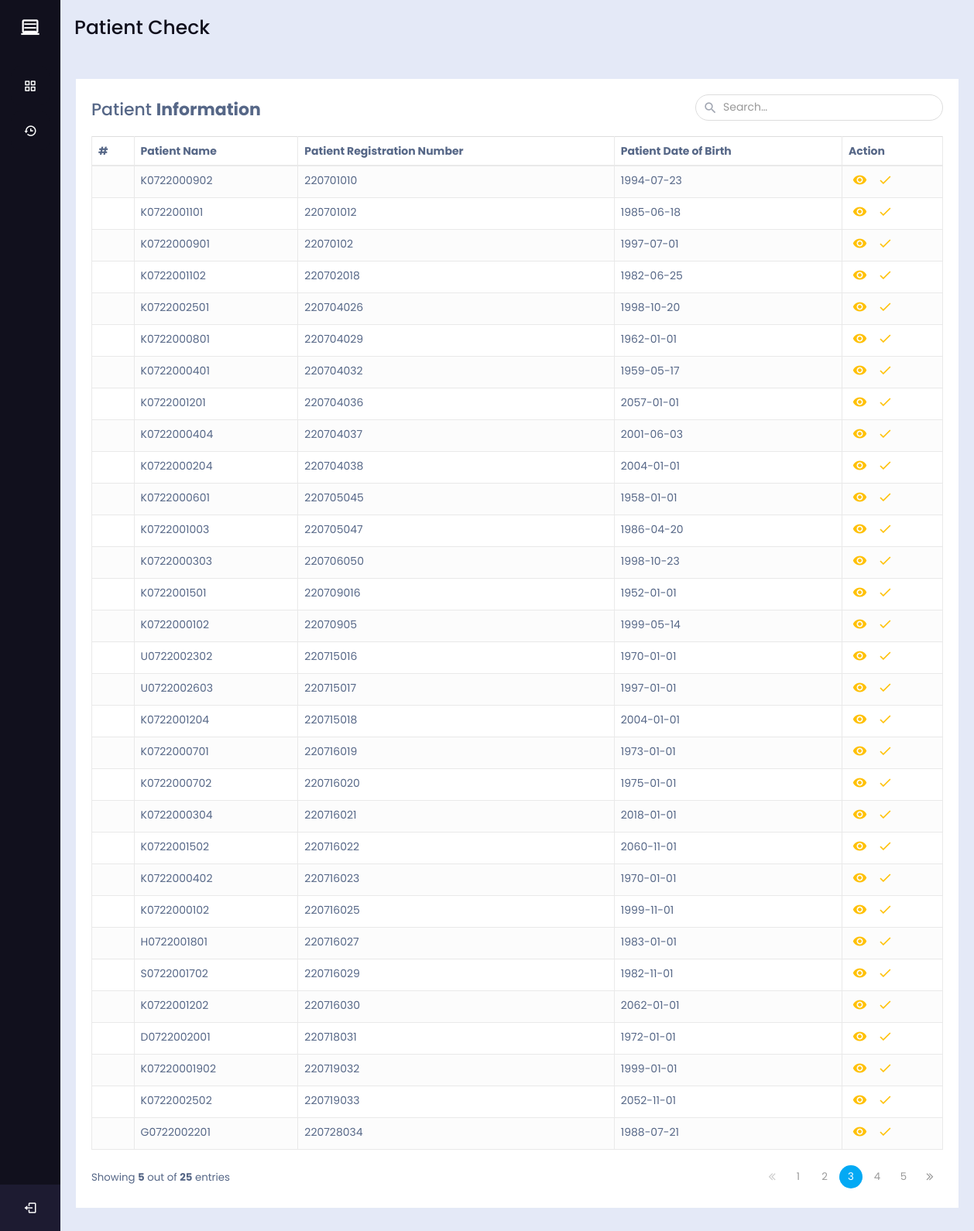
Screenshot of /doc_form.php with the database file from the repository.
### tables this page shows
CREATE TABLE `patient_registration` (
  `ID` int(100) NOT NULL,
  `Date_of_Enrollment` date NOT NULL,
  `name` varchar(50) NOT NULL,
  `per_reg` varchar(100) NOT NULL,
  `pat_ticket_id` varchar(50) NOT NULL,
  `rel_cwe` varchar(50) NOT NULL,
  `gender` varchar(50) NOT NULL,
  `dob` date NOT NULL,
  `edu` varchar(50) NOT NULL,
  `prof` varchar(50) NOT NULL,
  `mar_stat` varchar(50) NOT NULL,
  `height` varchar(50) NOT NULL,
  `weight` varchar(50) NOT NULL,
  `temp` varchar(50) NOT NULL,
  `pulse` varchar(50) NOT NULL,
  `s_bp` varchar(50) NOT NULL,
  `d_bp` varchar(50) NOT NULL,
  `spo2` varchar(50) NOT NULL,
  `diab` varchar(50) NOT NULL,
  `asthma` varchar(50) NOT NULL,
  `smoke` varchar(50) NOT NULL,
  `drink` varchar(50) NOT NULL,
  `f_ill` varchar(50) NOT NULL,
  `Other` varchar(100) NOT NULL,
  `pm_his` varchar(50) NOT NULL,
  `Other_pm` varchar(100) NOT NULL,
  `ad_hos` varchar(50) NOT NULL,
  `pat_con` varchar(50) NOT NULL,
  `accident` varchar(50) NOT NULL,
  `med` varchar(50) NOT NULL,
  `ch_no` varchar(50) NOT NULL,
  `del_no` varchar(50) NOT NULL,
  `delivery` varchar(50) NOT NULL,
  `others` varchar(50) NOT NULL,
  `Family_Registration_No` varchar(50) NOT NULL,
  `mob_no` bigint(10) NOT NULL
);

### doc_form.php (the view, shortened to what this page needs)
<?php
$conn=mysqli_connect("localhost","arp7029", "790Aa@790","doc_patient");
$query="select * from patient_registration";
$result=mysqli_query($conn,$query);
?>
<!DOCTYPE html>
<html lang="en" dir="ltr">
  <head>
    <link rel="stylesheet" href="style1.css">
    <link href='https://unpkg.com/boxicons@2.0.7/css/boxicons.min.css' rel='stylesheet'>
   </head>
<body>
  <div class="sidebar">
    <div class="logo-details">
      <i class='bx bx-laptop' ></i>
        <i class='bx bx-menu' id="btn" ></i>
    </div>
    <ul class="nav-list">
      <li>
        <a href="#">
          <i class='bx bx-grid-alt'></i>
        </a>
      </li>
     <li>
       <a href="index.php">
        <i class='bx bx-history' ></i>
       </a>
     </li>
     <li class="profile">
         <div class="profile-details">
           <div class="name_job">
						<div class="name">Telemedicine Project</div>
						<div class="job">Team NITDGP</div>
					</div>
         </div>
         <a href="../login.php"><i class="bx bx-log-out" id="log_out"></i> </a>
     </li>
    </ul>
  </div>
  <section class="home-section">
      <div class="text">Patient Check</div>
      <!DOCTYPE html>
<html lang="en">
<head>
<link rel="stylesheet" href="https://maxcdn.bootstrapcdn.com/font-awesome/4.7.0/css/font-awesome.min.css">
<link rel="stylesheet" href="https://maxcdn.bootstrapcdn.com/bootstrap/3.3.7/css/bootstrap.min.css">
</head>
<body>
    <div class="container">
        <div class="table-responsive">
            <div class="table-wrapper">
                <div class="table-title">
                    <div class="row">
                        <div class="col-sm-8"><h2>Patient <b>Information</b></h2></div>
                        <div class="col-sm-4">
                            <div class="search-box">
                                <i class="material-icons">&#xE8B6;</i>
                                <input type="text" class="form-control" placeholder="Search&hellip;">
                            </div>
                        </div>
                    </div>
                </div>
                <table class="table table-striped table-hover table-bordered">
                    <thead>
                        <tr>
                            <th>#</th>
                            <th>Patient Name </th>
                            <th>Patient Registration Number</th>
                            <th>Patient Date of Birth</th>
                            <th>Action</th>
                        </tr>
                    </thead>
                    <tbody>
                    <?php if ($result->num_rows > 0): ?>
                    <?php while($array=mysqli_fetch_row($result)): ?>
                        <tr>
                            <td></td>
                            <td><?php echo $array[3];?></td>
                            <td><?php echo $array[4];?></td>
                            <td><?php echo $array[7];?></td>
                            <td>
                            <a href="edit_form.php" class="edit" title="Edit" data-toggle="tooltip"><i class="material-icons">&#xE417;</i></a>
                                <a href="#" class="edit" title="Accept" data-toggle="tooltip"><i class="material-icons">&#xE5CA;</i></a>
                            </td>
                        </tr>
                        <?php endwhile; ?>
                        <?php else: ?>
                            <tr>
                   <td colspan="3" rowspan="1" headers="">No Data Found</td>
                </tr>
                            <?php endif; ?>
                    </tbody>
                </table>
                <div class="clearfix">
                    <div class="hint-text">Showing <b>5</b> out of <b>25</b> entries</div>
                    <ul class="pagination">
                        <li class="page-item disabled"><a href="#"><i class="fa fa-angle-double-left"></i></a></li>
                        <li class="page-item"><a href="#" class="page-link">1</a></li>
                        <li class="page-item"><a href="#" class="page-link">2</a></li>
                        <li class="page-item active"><a href="#" class="page-link">3</a></li>
                        <li class="page-item"><a href="#" class="page-link">4</a></li>
                        <li class="page-item"><a href="#" class="page-link">5</a></li>
                        <li class="page-item"><a href="#" class="page-link"><i class="fa fa-angle-double-right"></i></a></li>
                    </ul>
                </div>
            </div>
        </div>
    </div>
</body>
</html>
  </section>
</body>
</html>

### style1.css (style rules this page uses)
* { margin: 0; padding: 0; box-sizing: border-box; font-family: "Poppins" , sans-serif; }
html { font-size: 62.5%; }
.sidebar { position: fixed; left: 0; top: 0; height: 100%; width: 7.8rem; background: #11101D; padding: .6rem 1.4rem; z-index: 99; transition: all 0.5s ease; }
.sidebar .logo-details { height: 6rem; display: flex; align-items: center; position: relative; }
.sidebar .logo-details #btn { position: absolute; top: 50%; right: 0; transform: translateY(-50%); font-size: 2.2rem; transition: all 0.4s ease; font-size: 2.3rem; text-align: center; cursor: pointer; transition: all 0.5s ease; }
.sidebar i { color: #fff; height: 6rem; min-width: 5rem; font-size: 2.8rem; text-align: center; line-height: 6rem; }
.sidebar .nav-list { margin-top: 2rem; height: 100%; }
.sidebar li { position: relative; margin: .8rem 0; list-style: none; }
.sidebar li a { display: flex; height: 100%; width: 100%; border-radius: 1.2rem; align-items: center; text-decoration: none; transition: all 0.4s ease; background: #11101D; }
.sidebar li i { height: 5rem; line-height: 5rem; font-size: 1.8rem; border-radius: 1.2rem; }
.sidebar li.profile { position: fixed; height: 6rem; width: 7.8rem; left: 0; bottom: -.8rem; padding: 1rem 1.4rem; background: #1d1b31; transition: all 0.5s ease; overflow: hidden; }
.sidebar li .profile-details { display: flex; align-items: center; flex-wrap: nowrap; }
.sidebar li.profile .name, .sidebar li.profile .job { font-size: 1.5rem; font-weight: 400; color: #fff; white-space: nowrap; }
.sidebar li.profile .job { font-size: 1.2rem; }
.sidebar .profile #log_out { position: absolute; top: 50%; right: 0; transform: translateY(-50%); background: #1d1b31; width: 100%; height: 6rem; line-height: 6rem; border-radius: 0px; transition: all 0.5s ease; }
.home-section { position: relative; background: #E4E9F7; min-height: 100vh; top: 0; left: 7.8rem; width: calc(100% - 7.8rem); transition: all 0.5s ease; z-index: 2; }
.home-section .text { display: inline-block; color: #11101d; font-size: 2.5rem; font-weight: 500; margin: 1.8rem }
td { padding-right: 1rem; margin-top: 1.5rem; padding-top: 1rem; }

### doc_form.php (style rules this page uses)
body { color: #566787; background: #f5f5f5; font-family: 'Roboto', sans-serif; }
.table-responsive { margin: 30px 0; }
.table-wrapper { min-width: 1000px; background: #fff; padding: 20px; box-shadow: 0 1px 1px rgba(0,0,0,.05); }
.table-title { padding-bottom: 10px; margin: 0 0 10px; }
.table-title h2 { margin: 8px 0 0; font-size: 22px; }
.search-box { position: relative; float: right; }
.search-box input { height: 34px; border-radius: 20px; padding-left: 35px; border-color: #ddd; box-shadow: none; }
.search-box i { color: #a0a5b1; position: absolute; font-size: 19px; top: 8px; left: 10px; }
table.table tr th, table.table tr td { border-color: #e9e9e9; }
table.table-striped tbody tr:nth-of-type(odd) { background-color: #fcfcfc; }
table.table td:last-child { width: 130px; }
table.table td a { color: #a0a5b1; display: inline-block; margin: 0 5px; }
table.table td a.edit { color: #FFC107; }
table.table td i { font-size: 19px; }
.pagination { float: right; margin: 0 0 5px; }
.pagination li a { border: none; font-size: 95%; width: 30px; height: 30px; color: #999; margin: 0 2px; line-height: 30px; border-radius: 30px !important; text-align: center; padding: 0; }
.pagination li.active a { background: #03A9F4; }
.pagination li.disabled i { color: #ccc; }
.pagination li i { font-size: 16px; padding-top: 6px }
.hint-text { float: left; margin-top: 6px; font-size: 95%; }

### rows the page displays
patient_registration: per_reg "K0722000902", pat_ticket_id "220701010", dob "1994-07-23"
patient_registration: per_reg "K0722001101", pat_ticket_id "220701012", dob "1985-06-18"
patient_registration: per_reg "K0722000901", pat_ticket_id "22070102", dob "1997-07-01"
patient_registration: per_reg "K0722001102", pat_ticket_id "220702018", dob "1982-06-25"
patient_registration: per_reg "K0722002501", pat_ticket_id "220704026", dob "1998-10-20"
patient_registration: per_reg "K0722000801", pat_ticket_id "220704029", dob "1962-01-01"
patient_registration: per_reg "K0722000401", pat_ticket_id "220704032", dob "1959-05-17"
patient_registration: per_reg "K0722001201", pat_ticket_id "220704036", dob "2057-01-01"
patient_registration: per_reg "K0722000404", pat_ticket_id "220704037", dob "2001-06-03"
patient_registration: per_reg "K0722000204", pat_ticket_id "220704038", dob "2004-01-01"
patient_registration: per_reg "K0722000601", pat_ticket_id "220705045", dob "1958-01-01"
patient_registration: per_reg "K0722001003", pat_ticket_id "220705047", dob "1986-04-20"
patient_registration: per_reg "K0722000303", pat_ticket_id "220706050", dob "1998-10-23"
patient_registration: per_reg "K0722001501", pat_ticket_id "220709016", dob "1952-01-01"
patient_registration: per_reg "K0722000102", pat_ticket_id "22070905", dob "1999-05-14"
patient_registration: per_reg "U0722002302", pat_ticket_id "220715016", dob "1970-01-01"
patient_registration: per_reg "U0722002603", pat_ticket_id "220715017", dob "1997-01-01"
patient_registration: per_reg "K0722001204", pat_ticket_id "220715018", dob "2004-01-01"
patient_registration: per_reg "K0722000701", pat_ticket_id "220716019", dob "1973-01-01"
patient_registration: per_reg "K0722000702", pat_ticket_id "220716020", dob "1975-01-01"
patient_registration: per_reg "K0722000304", pat_ticket_id "220716021", dob "2018-01-01"
patient_registration: per_reg "K0722001502", pat_ticket_id "220716022", dob "2060-11-01"
patient_registration: per_reg "K0722000402", pat_ticket_id "220716023", dob "1970-01-01"
patient_registration: per_reg "K0722000102", pat_ticket_id "220716025", dob "1999-11-01"
patient_registration: per_reg "H0722001801", pat_ticket_id "220716027", dob "1983-01-01"
patient_registration: per_reg "S0722001702", pat_ticket_id "220716029", dob "1982-11-01"
patient_registration: per_reg "K0722001202", pat_ticket_id "220716030", dob "2062-01-01"
patient_registration: per_reg "D0722002001", pat_ticket_id "220718031", dob "1972-01-01"
patient_registration: per_reg "K07220001902", pat_ticket_id "220719032", dob "1999-01-01"
patient_registration: per_reg "K0722002502", pat_ticket_id "220719033", dob "2052-11-01"
patient_registration: per_reg "G0722002201", pat_ticket_id "220728034", dob "1988-07-21"
